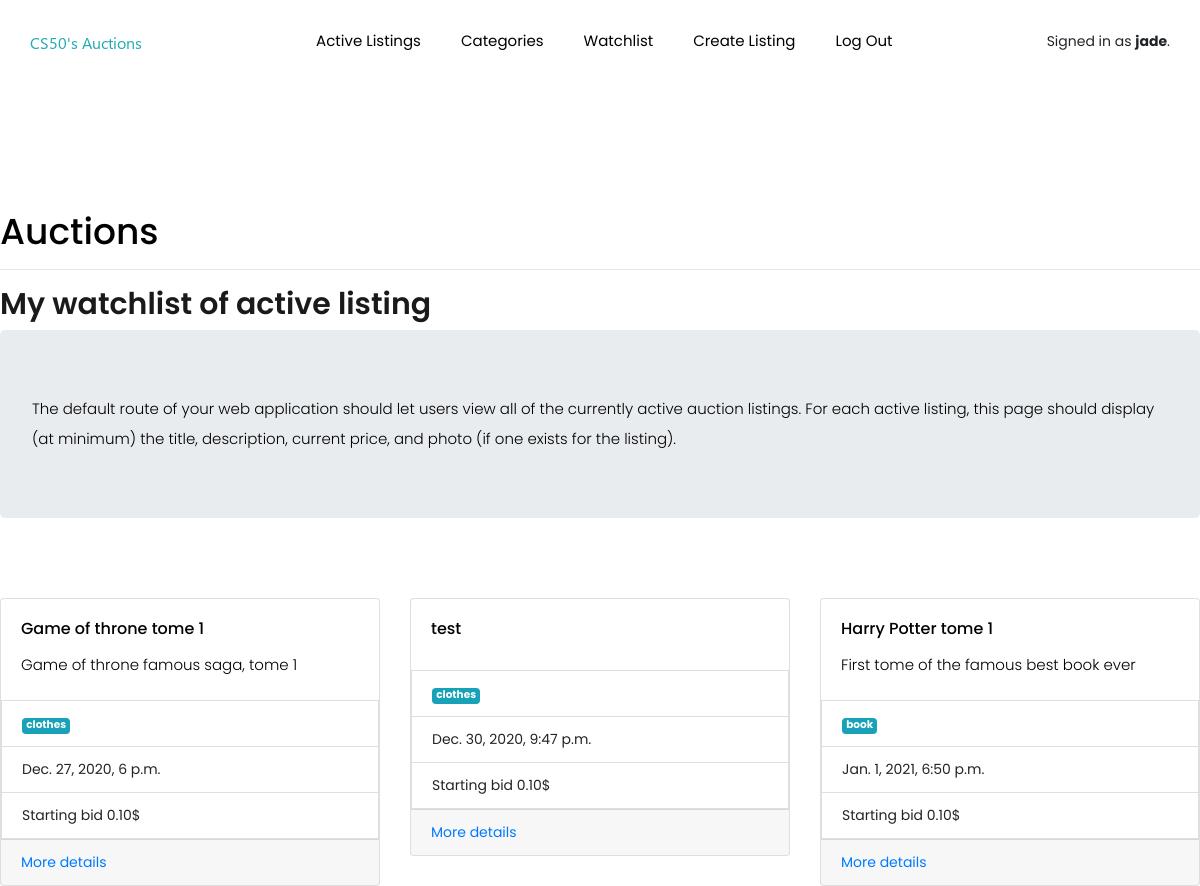
Page /watchlist (signed in) on the committed database.
### auctions/models.py (models this page shows, shortened)
class User(AbstractUser):
    watchlist = models.ManyToManyField(Listing, related_name='watchers', blank=True)

class Listing(models.Model):
    title = models.CharField(max_length=64)
    description = models.TextField()
    start_at = models.DateTimeField()
    starting_bid = models.DecimalField(max_digits=5, decimal_places=2,  blank=False, default='0.1')
    categorie = models.ForeignKey(Categorie, models.SET_NULL, blank=True, null=True )
    picture = models.URLField(blank=True, null=True)
    active = models.BooleanField(default=False)

class Categorie(models.Model):
    description = models.CharField(max_length=64)
    def __str__(self):
        return f"{self.description}"

### auctions/views.py (the view)
# urls.py: path("watchlist", views.watchlist, name="watchlist"),
@login_required
def watchlist(request):
    listings = request.user.watchlist.all()
    return render(request, "auctions/index.html",{
        "listings" : listings,
        "watchlist": True
    })

### auctions/templates/auctions/index.html (shortened to what this page needs)
{% extends "auctions/layout.html" %}
{% block body %}
    {% if categorie %}
        <h2>Active Listings > {{ categorie }}</h2>
    {% elif watchlist %}
        <h2>My watchlist of active listing</h2>
    {% else %}
        <h2>Active listing</h2>
    {% endif %}
    <div class="jumbotron">
        <p>The default route of your web application should let users view all of the currently active auction listings.
            For each active listing, this page should display (at minimum) the title, description, current price, and photo (if one exists for the listing).
        </p>
    </div>
    <div class="row">
    {% for listing in listings %}
    <div class="col-12 col-sm-6 col-md-4 mt-5">
        <div class="card">
            <div class="card-body">
                <h5 class="card-title">{{ listing.title }}</h5>
                <p class="card-text">{{ listing.description }}</p>
            </div>
                <li class="list-group-item"><span class="badge badge-info">{{ listing.categorie }}</span></li>
                <li class="list-group-item">{{ listing.start_at }}</li>
                <li class="list-group-item">Starting bid {{ listing.starting_bid }}$</li>
            <div class="card-footer">
                {% if user.is_authenticated %}
                    <a href="{% url 'listing' listing.id user.username %}">More details</a>
                {% else %}
                    <a href="{% url 'listing' listing.id %}">More details</a>
                {% endif %}
            </div>
        </div>
    </div>
    {% empty %}
            No listing
    {% endfor %}
    </div>
{% endblock %}

### auctions/templates/auctions/layout.html (shortened to what this page needs)
{% load static %}
<!DOCTYPE html>
<html lang="en">
    <head>
        <link rel="stylesheet" href="https://stackpath.bootstrapcdn.com/bootstrap/4.4.1/css/bootstrap.min.css">
        <link href="{% static 'auctions/styles.css' %}" rel="stylesheet">
        <link rel="stylesheet" href="{% static 'auctions/theme/animate.css' %}">
        <link rel="stylesheet" href="{% static 'auctions/theme/all.css' %}">
        <link rel="stylesheet" href="{% static 'auctions/theme/flaticon.css' %}">
        <link rel="stylesheet" href="{% static 'auctions/theme/themify-icons.css' %}">
        <link rel="stylesheet" href="{% static 'auctions/theme/magnific-popup.css' %}">
        <link rel="stylesheet" href="{% static 'auctions/theme/slick.css' %}">
        <link rel="stylesheet" href="{% static 'auctions/theme/style.css' %}">
    </head>
    <body>
	<header class="main_menu home_menu">
        <div class="container">
            <div class="row align-items-center">
                <div class="col-lg-12">
                    <nav class="navbar navbar-expand-lg navbar-light">
                        <a class="navbar-brand" href="index.html"> <img src="{% static 'auctions/img/logo.png' %}" alt="auction_logo"> </a>
                        <div class="collapse navbar-collapse main-menu-item" id="navbarSupportedContent">
                            <ul class="navbar-nav">
                                <li class="nav-item">
                                    <a class="nav-link" href="{% url 'index' %}">Active Listings</a>
                                </li>
                                <li class="nav-item">
                                    <a class="nav-link" href="{% url 'categorie' %}">Categories</a>
                                </li>
                                {% if user.is_authenticated %}
                                <li class="nav-item">
                                    <a class="nav-link" href="{% url 'watchlist' %}">Watchlist</a>
                                </li>
                                <li class="nav-item">
                                    <a class="nav-link" href="{% url 'create' %}">Create listing</a>
                                </li>
                                <li class="nav-item">
                                    <a class="nav-link" href="{% url 'logout' %}">Log out</a>
                                </li>
                                {% endif %}
                            </ul>
                        </div>
                        <span>
                        {% if user.is_authenticated %}
                            Signed in as <strong>{{ user.username }}</strong>.
                        {% else %}
                            Not signed in.
                        {% endif %}
                        </span>
                    </nav>
                </div>
            </div>
        </div>
    </header>
    <br><br><br><br><br><br><br><br><br><br>
        <h1>Auctions</h1>
        <hr>
        {% block body %}
        {% endblock %}
    </body>
</html>

### auctions/static/auctions/styles.css (style rules this page uses)
body { padding: 10px; }

### rows in the picture
User: username "jade"
Listing: title "Game of throne tome 1", description "Game of throne famous saga, tome 1", categorie "clothes", start_at "Dec. 27, 2020, 6 p.m.", starting_bid "0.10"
Listing: title "test", categorie "clothes", start_at "Dec. 30, 2020, 9:47 p.m.", starting_bid "0.10"
Listing: title "Harry Potter tome 1", description "First tome of the famous best book ever", categorie "book", start_at "Jan. 1, 2021, 6:50 p.m.", starting_bid "0.10"
